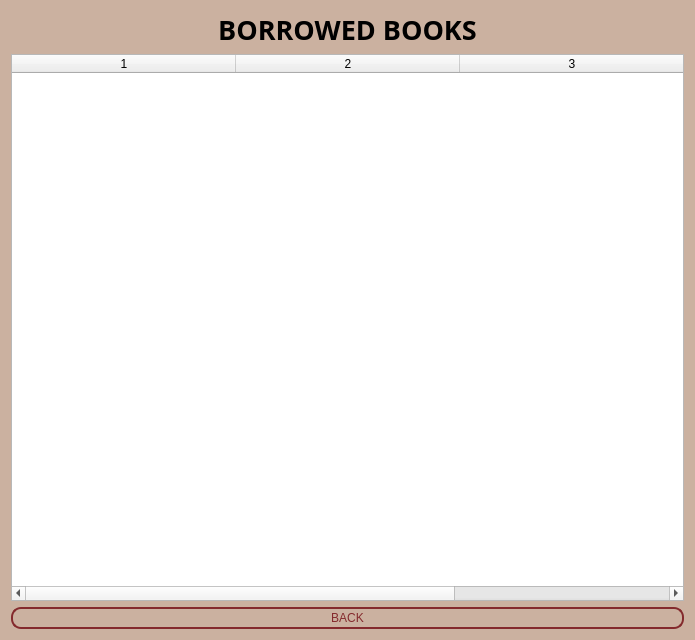
<?xml version="1.0" encoding="UTF-8"?>
<ui version="4.0">
 <class>viewBorrowed</class>
 <widget class="QWidget" name="viewBorrowed">
  <property name="geometry">
   <rect>
    <x>0</x>
    <y>0</y>
    <width>695</width>
    <height>640</height>
   </rect>
  </property>
  <property name="windowTitle">
   <string>Borrowed Books</string>
  </property>
  <property name="styleSheet">
   <string notr="true">.QWidget{background-color: #CBB1A0;border-radius: 10px}</string>
  </property>
  <layout class="QVBoxLayout" name="verticalLayout_2">
   <item>
    <layout class="QVBoxLayout" name="verticalLayout">
     <item>
      <widget class="QLabel" name="label">
       <property name="font">
        <font>
         <family>Karla</family>
         <pointsize>20</pointsize>
         <bold>true</bold>
        </font>
       </property>
       <property name="text">
        <string>BORROWED BOOKS</string>
       </property>
       <property name="alignment">
        <set>Qt::AlignCenter</set>
       </property>
      </widget>
     </item>
     <item>
      <widget class="QTableWidget" name="tableWidget">
       <property name="columnCount">
        <number>3</number>
       </property>
       <attribute name="horizontalHeaderDefaultSectionSize">
        <number>224</number>
       </attribute>
       <column/>
       <column/>
       <column/>
      </widget>
     </item>
     <item>
      <widget class="QPushButton" name="pushButton">
       <property name="cursor">
        <cursorShape>PointingHandCursor</cursorShape>
       </property>
       <property name="styleSheet">
        <string notr="true">color: #842a2d;
font: 17pt &quot;Franklin Gothic Book&quot;;
border: 2px solid #842a2d;
padding: 2px;
border-radius: 10px;
opacity: 100;
</string>
       </property>
       <property name="text">
        <string>BACK</string>
       </property>
      </widget>
     </item>
    </layout>
   </item>
  </layout>
 </widget>
 <resources/>
 <connections/>
</ui>
